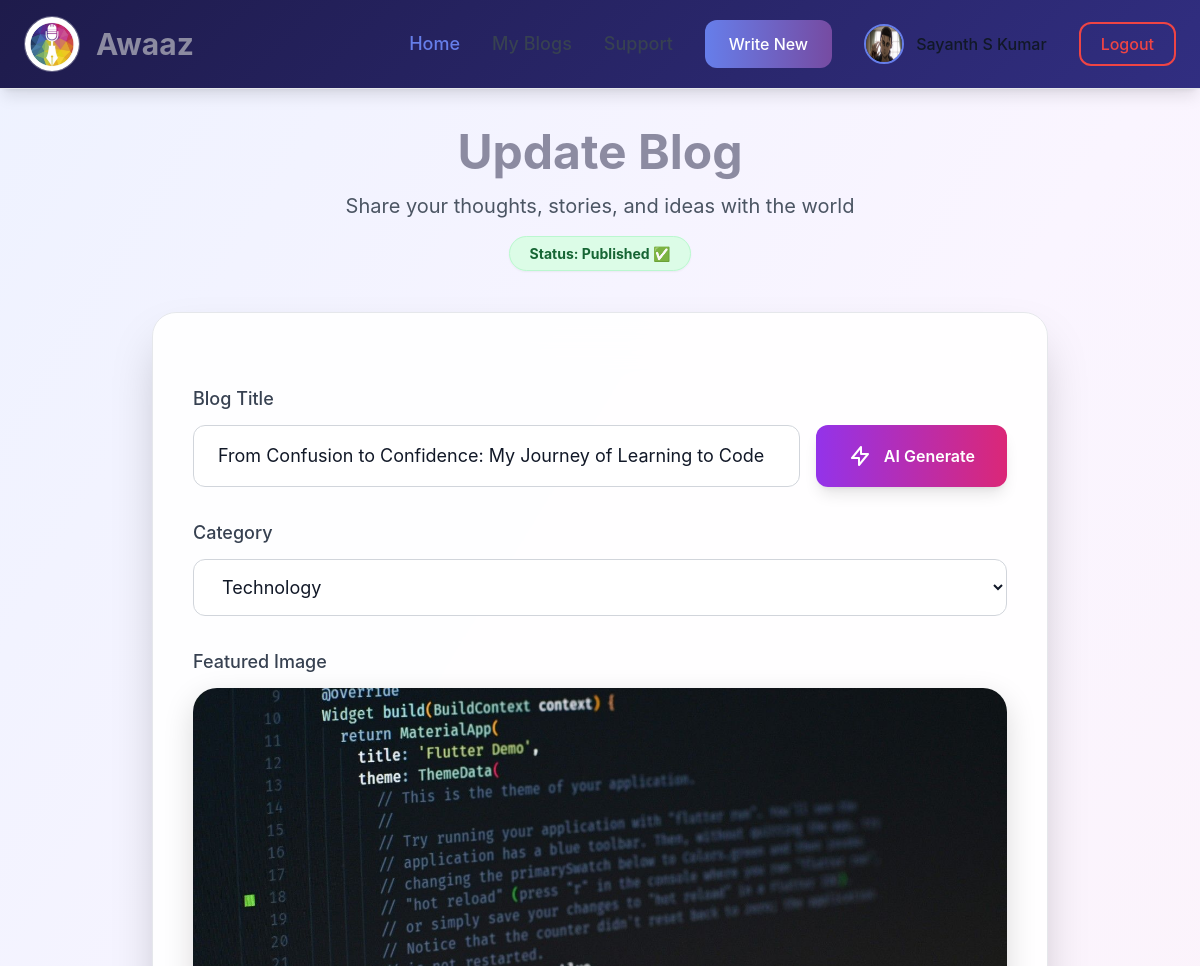
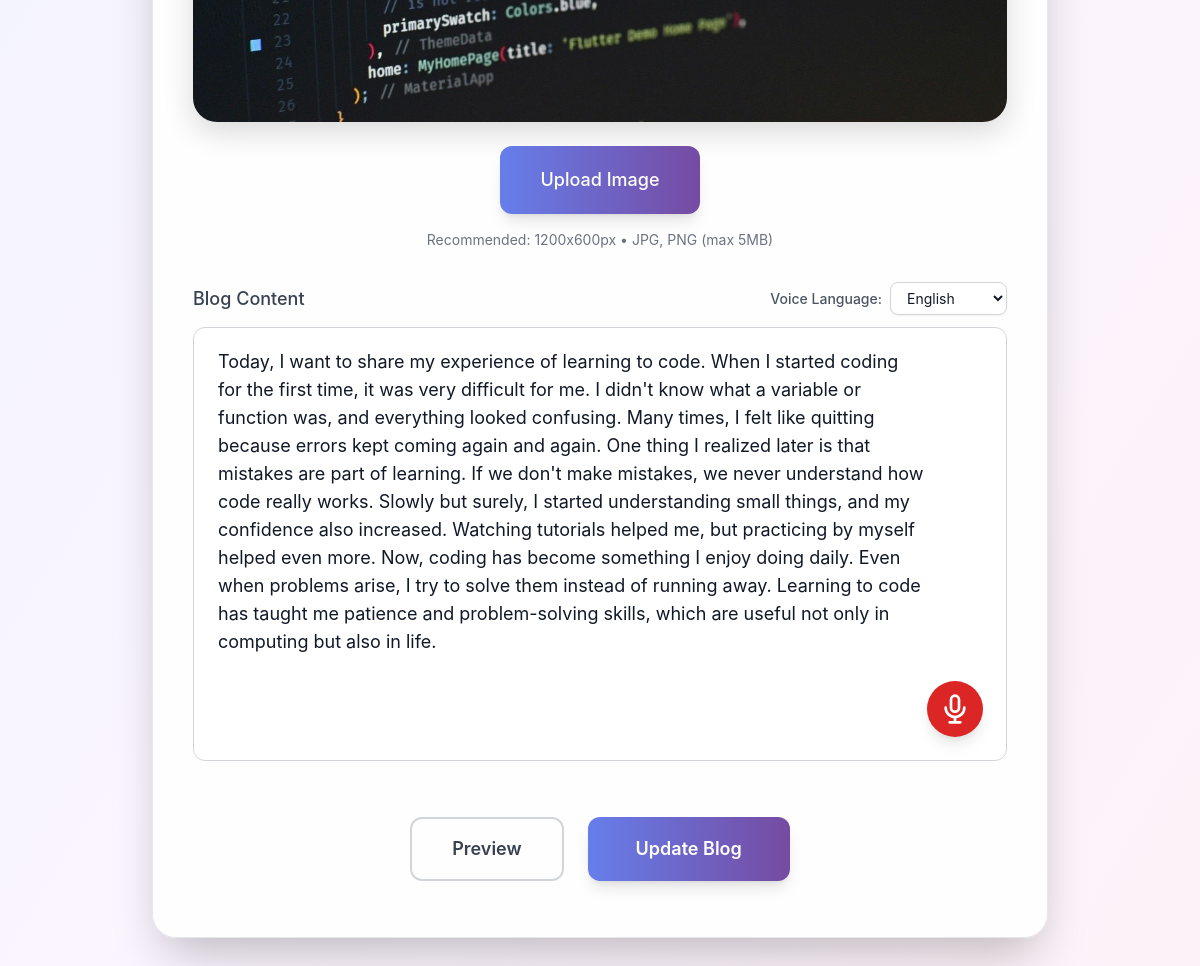
/edit-blog/1/ (signed in), run on the app's committed database (2 pictures, top to bottom).
### blogapp/models.py (models this page shows)
class UserModel(models.Model):
    LOGINID = models.ForeignKey(LoginModel, on_delete=models.CASCADE, null=True, blank=True)
    Name = models.CharField(max_length=100, null=True, blank=True)
    email = models.CharField(max_length=100, null=True, blank=True)
    Phone = models.BigIntegerField(null=True, blank=True)
    Address = models.TextField(null=True, blank=True)
    profile = models.FileField(upload_to='profileimage/', null=True, blank=True)
    joined_at = models.DateField(auto_now_add=True, null=True, blank=True)

class BlogModel(models.Model):
    USERID = models.ForeignKey(UserModel, on_delete=models.CASCADE, null=True, blank=True)
    parent = models.ForeignKey('self', null=True, blank=True, on_delete=models.CASCADE, related_name='parts')
    category = models.CharField(max_length=100, null=True, blank=True)
    blog = models.TextField(null=True, blank=True)
    Image = models.FileField(upload_to='blogimage/', null=True, blank=True)
    title = models.CharField(max_length=200, null=True, blank=True)
    status = models.CharField(max_length=200, null=True, blank=True)
    created_at = models.DateField(auto_now_add=True, null=True, blank=True)
    is_rewarded = models.BooleanField(default=False)

### blogapp/views.py (the view, shortened to what this page needs)
# urls.py: path('edit-blog/<int:id>/', EditBlogView.as_view(), name='edit_blog'),
class EditBlogView(View):
    def get(self, request, id):
        user_id = request.session.get('user_id')
        user = UserModel.objects.filter(LOGINID__id=user_id).first()
        blog = BlogModel.objects.get(id=id)
        if blog.USERID != user:
            return HttpResponse("Unauthorized", status=403)
        return render(request, 'user/EditBlog.html', {'blog': blog, 'c': user})

### templates/user/EditBlog.html (shortened to what this page needs)
{% load static %}
<html lang="en" class="h-full">
<head>
  <script src="https://cdn.tailwindcss.com"></script>
</head>
<body class="h-full bg-gradient-to-br from-indigo-50 via-purple-50 to-pink-50 text-gray-900">
  <nav class="fixed top-0 left-0 right-0 z-50 bg-white/90 backdrop-blur-xl shadow-lg">
    <div class="max-w-7xl mx-auto px-6 py-4 flex items-center justify-between">
      <div class="flex items-center space-x-4">
        <img src="{% static 'images/logo.jpeg' %}" alt="Awaaz Logo" class="logo-img" />
        <span class="text-3xl font-bold gradient-text">Awaaz</span>
      </div>
      <div class="flex items-center space-x-8">
        <a href="/userhome" class="text-lg font-medium text-[#667eea]">Home</a>
        <a href="/my-blogs" class="text-lg font-medium text-gray-700 hover:text-[#667eea]">My Blogs</a>
        <a href="/support" class="text-lg font-medium text-gray-700 hover:text-[#667eea]">Support</a>
        <a href="/addblog"
          class="px-6 py-3 bg-gradient-to-r from-[#667eea] to-[#764ba2] text-white rounded-xl font-medium hover:opacity-90 transition-all">
          Write New
        </a>
        <div class="relative group inline-block">
          <div class="flex items-center space-x-3 cursor-pointer">
            {% if c.profile %}
            <img src="{{ c.profile.url }}" alt="User" class="w-10 h-10 rounded-full border-2 border-[#667eea]">
            {% else %}
            <img src="https://via.placeholder.com/40" alt="User"
              class="w-10 h-10 rounded-full border-2 border-[#667eea]">
            {% endif %}
            <span class="font-medium">{{ c.Name }}</span>
          </div>
        </div>
        <a href="/logout" onclick="return confirm('Are you sure you want to logout?');"
          class="px-5 py-2 border-2 border-red-500 text-red-500 rounded-xl font-medium hover:bg-red-50 transition-all">
          Logout
        </a>
      </div>
    </div>
  </nav>
  <main class="pt-32 px-6 pb-20">
    <div class="max-w-4xl mx-auto">
      <header class="text-center mb-12 fade-in">
        <h1 class="text-5xl font-bold gradient-text mb-4">Update Blog</h1>
        <p class="text-xl text-gray-600">Share your thoughts, stories, and ideas with the world</p>
        <div class="mt-6">
          <div class="mt-6">
            {% if blog.status == 'Pending' %}
            <span
              class="px-5 py-2 bg-yellow-100 text-yellow-800 rounded-full font-bold text-sm shadow-sm border border-yellow-200">
              Status: Pending Review 🕒
            </span>
            {% elif blog.status == 'Accepted' %}
            <span
              class="px-5 py-2 bg-green-100 text-green-800 rounded-full font-bold text-sm shadow-sm border border-green-200">
              Status: Published ✅
            </span>
            {% elif blog.status == 'Rejected' %}
            <span
              class="px-5 py-2 bg-red-100 text-red-800 rounded-full font-bold text-sm shadow-sm border border-red-200">
              Status: Rejected ❌
            </span>
            {% endif %}
          </div>
      </header>
      <div class="bg-white/90 backdrop-blur-xl rounded-3xl p-10 shadow-2xl glow scale-in hover-lift">
        <form id="createBlogForm" method="POST" enctype="multipart/form-data" class="space-y-8">
          <div>
            <label for="title" class="block text-lg font-medium text-gray-700 mb-3">Blog Title</label>
            <div class="flex space-x-4">
              <input type="text" id="title" name="title" required maxlength="200"
                placeholder="Enter a catchy title or generate one with AI..." value="{{ blog.title }}"
                class="flex-1 px-6 py-4 rounded-xl border border-gray-300 bg-white/70 input-focus text-lg" />
              <button type="button" id="aiTitleBtn"
                class="px-8 py-4 bg-gradient-to-r from-purple-600 to-pink-600 text-white rounded-xl font-semibold hover:opacity-90 transition-all shadow-lg flex items-center space-x-3">
                <svg class="w-6 h-6" fill="none" stroke="currentColor" viewBox="0 0 24 24">
                  <path stroke-linecap="round" stroke-linejoin="round" stroke-width="2"
                    d="M13 10V3L4 14h7v7l9-11h-7z" />
                </svg>
                <span>AI Generate</span>
              </button>
            </div>
          </div>
          <div>
            <label for="category" class="block text-lg font-medium text-gray-700 mb-3">Category</label>
            <select id="category" name="category" required
              class="w-full px-6 py-4 rounded-xl border border-gray-300 bg-white/70 input-focus text-lg">
                            <option value="Technology" {% if blog.category == 'Technology' %}selected{% endif %}>
                Technology</option>
            </select>
          </div>
          <div>
            <label class="block text-lg font-medium text-gray-700 mb-3">Featured Image</label>
            <div class="flex flex-col items-center">
              {% if blog.Image %}
              <img id="preview" src="{{ blog.Image.url }}" alt="Image Preview" class="preview-img mb-6" />
              {% else %}
                            <img id="preview"
                                src="https://via.placeholder.com/800x400/eeeeee/999999?text=Blog+Featured+Image+Preview"
                alt="Image Preview" class="preview-img mb-6 hidden" />
              {% endif %}
              <label
                class="cursor-pointer px-10 py-5 bg-gradient-to-r from-[#667eea] to-[#764ba2] text-white rounded-xl font-medium hover:opacity-90 transition-all shadow-lg text-lg">
                Upload Image
              </label>
              <p class="text-sm text-gray-500 mt-4">Recommended: 1200x600px • JPG, PNG (max 5MB)</p>
            </div>
          </div>
          <div>
            <div class="flex justify-between items-center mb-3">
              <label for="blog" class="block text-lg font-medium text-gray-700">Blog Content</label>
              <div class="flex items-center space-x-2">
                <label for="voiceLang" class="text-sm text-gray-600 font-medium">Voice Language:</label>
                <select id="voiceLang"
                  class="px-3 py-1.5 border border-gray-300 rounded-lg text-sm bg-white shadow-sm focus:outline-none focus:ring-2 focus:ring-[#667eea]">
                  <option value="en-US" selected>English</option>
                </select>
              </div>
            </div>
            <div class="relative">
              <textarea id="blog" name="blog" rows="14" required
                placeholder="Write your story here... or click the mic to speak!"
                class="w-full px-6 py-5 rounded-xl border border-gray-300 bg-white/70 input-focus text-lg resize-none pr-20">{{ blog.blog }}</textarea>
              <button type="button" id="voiceBtn"
                class="absolute bottom-6 right-6 w-14 h-14 bg-red-600 text-white rounded-full flex items-center justify-center hover:bg-red-700 transition-all shadow-lg">
                <svg id="micIcon" class="w-8 h-8" fill="none" stroke="currentColor" viewBox="0 0 24 24">
                  <path stroke-linecap="round" stroke-linejoin="round" stroke-width="2"
                    d="M19 11a7 7 0 01-7 7m0 0a7 7 0 01-7-7m7 7v4m0 0H8m4 0h4m-4-8a3 3 0 01-3-3V5a3 3 0 116 0v6a3 3 0 01-3 3z" />
                </svg>
              </button>
            </div>
          </div>
          <div class="flex justify-center space-x-6 pt-6">
            <button type="button" id="previewBtn"
              class="px-10 py-4 border-2 border-gray-300 text-gray-700 rounded-xl font-semibold hover:bg-gray-100 transition-all text-lg">
              Preview
            </button>
            <button type="submit"
              class="px-12 py-4 bg-gradient-to-r from-[#667eea] to-[#764ba2] text-white rounded-xl font-semibold hover:opacity-90 transition-all shadow-lg text-lg transform hover:scale-105">
              Update Blog
            </button>
          </div>
        </form>
      </div>
    </div>
  </main>
</body>
</html>

### templates/user/EditBlog.html (style rules this page uses)
body { box-sizing: border-box; font-family: 'Inter', system-ui, sans-serif; background: radial-gradient(circle at top left, rgba(147, 197, 253, 0.75), transparent 50%), radial-gradient(circle at bottom right, rgba(186, 230, 253, 0.85), transparent 55%), linear-gradient(to bottom, #eef4ff 0%, #f5f7ff 40%, #f4f6fb 100%); }
.fade-in { animation: fadeIn 0.8s ease-out forwards; }
.scale-in { animation: scaleIn 0.8s ease-out forwards; }
nav { background: linear-gradient(135deg, #1e1b4b, #312e81) !important; backdrop-filter: blur(12px); box-shadow: 0 2px 10px rgba(0, 0, 0, 0.05); border-bottom: 1px solid #e5e7eb; }
.logo-img { width: 64px; height: 64px; object-fit: cover; border-radius: 50%; border: 1px solid rgba(255, 255, 255, 0.3); background-color: transparent; box-shadow: none; animation: none !important; transition: transform 0.2s ease; }
nav .logo-img { width: 56px !important; height: 56px !important; }
.gradient-text { background: none !important; color: #8c8ba1 !important; -webkit-text-fill-color: unset !important; }
p { color: #0b1f3b; }
.hover-lift { transition: all 0.3s ease; }
.glow { box-shadow: 0 25px 50px rgba(30, 27, 75, 0.12); border: 1px solid #e5e7eb; background-color: #ffffff; }
.preview-img { width: 100%; height: 400px; object-fit: cover; border-radius: 1.5rem; box-shadow: 0 10px 30px rgba(0, 0, 0, 0.15); }

### data on the page
UserModel: profile (picture), Name "Sayanth S Kumar"
BlogModel: title "From Confusion to Confidence: My Journey of Learning to Code", category "Technology", Image (picture), blog "Today, I want to share my experience of learning to code. When I started coding for the first time, it was very difficult for me. I didn't know what a variable or function was, and everything looked confusing. Many times, I felt like quitting because errors kept coming again and again. One thing I realized later is that mistakes are part of learning. If we don't make mistakes, we never understand how code really works. Slowly but surely, I started understanding small things, and my confidence also increased. Watching tutorials helped me, but practicing by myself helped even more. Now, coding has become something I enjoy doing daily. Even when problems arise, I try to solve them instead of…"
